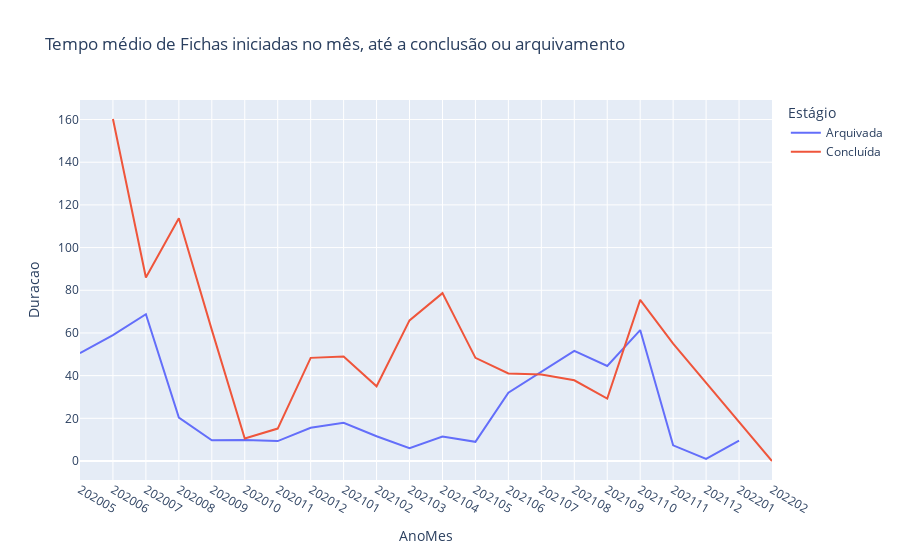

Here is the notebook cell this chart was saved with:
### Code cell
g.FigFichasTemposMedia(g.df_fichas_tempos[~ g.df_fichas_tempos.Ficha.isin(g.df_fichas_outlet_tempos.Ficha.values)])

### Figure 1 — Plotly figure (JSON) as saved in the notebook; plotly's stock layout.template omitted (floating-point values rounded to 4 significant figures)
{"data": [{"hovertemplate": "Estágio=Arquivada<br>AnoMes=%{x}<br>Duracao=%{y}<extra></extra>", "legendgroup": "Arquivada", "line": {"color": "#636efa", "dash": "solid"}, "marker": {"symbol": "circle"}, "mode": "lines", "name": "Arquivada", "orientation": "v", "showlegend": true, "type": "scatter", "x": ["202005", "202006", "202007", "202008", "202009", "202010", "202011", "202012", "202101", "202102", "202103", "202104", "202105", "202106", "202108", "202109", "202110", "202111", "202112", "202201"], "xaxis": "x", "y": [50.55, 59, 68.78, 20.38, 9.737, 9.795, 9.333, 15.57, 17.88, 11.6, 6, 11.43, 9, 32, 51.57, 44.5, 61.33, 7.333, 1, 9.5], "yaxis": "y"}, {"hovertemplate": "Estágio=Concluída<br>AnoMes=%{x}<br>Duracao=%{y}<extra></extra>", "legendgroup": "Concluída", "line": {"color": "#EF553B", "dash": "solid"}, "marker": {"symbol": "circle"}, "mode": "lines", "name": "Concluída", "orientation": "v", "showlegend": true, "type": "scatter", "x": ["202006", "202007", "202008", "202009", "202010", "202011", "202012", "202101", "202102", "202103", "202104", "202105", "202106", "202107", "202108", "202109", "202110", "202111", "202202"], "xaxis": "x", "y": [160.2, 86, 113.8, 61.44, 10.56, 15.2, 48.33, 49, 35, 65.88, 78.67, 48.33, 41, 40.5, 37.83, 29.25, 75.5, 55, 0], "yaxis": "y"}], "layout": {"legend": {"title": {"text": "Estágio"}, "tracegroupgap": 0}, "title": {"text": "Tempo médio de Fichas iniciadas no mês, até a conclusão ou arquivamento"}, "xaxis": {"anchor": "y", "categoryorder": "category ascending", "domain": [0, 1], "title": {"text": "AnoMes"}}, "yaxis": {"anchor": "x", "domain": [0, 1], "title": {"text": "Duracao"}}}}
